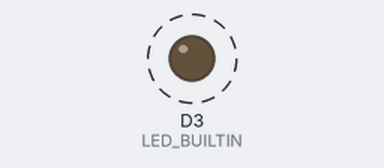
This sketch was run on a simulated nRF52 board. Parts: output pins drawn as LEDs (lit = HIGH). Dashed ring = blinking.

Above: at 0.1 s.
Timing chart, 0 to 3.0 s (numbered marks = the images above):
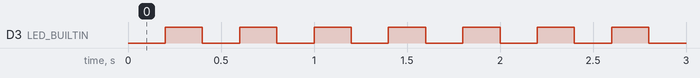

Measured:
- by itself, D3 (LED_BUILTIN): alternates HIGH for 0.20 s and LOW for 0.20 s

The sketch:

led_test.ino
```cpp
// Bare minimum LED blink — no I2C, no Wire
#include <bluefruit.h>

void setup() {
    pinMode(LED_BUILTIN, OUTPUT);
}

void loop() {
    digitalWrite(LED_BUILTIN, LOW);   // ON (active low)
    delay(200);
    digitalWrite(LED_BUILTIN, HIGH);  // OFF
    delay(200);
}
```
